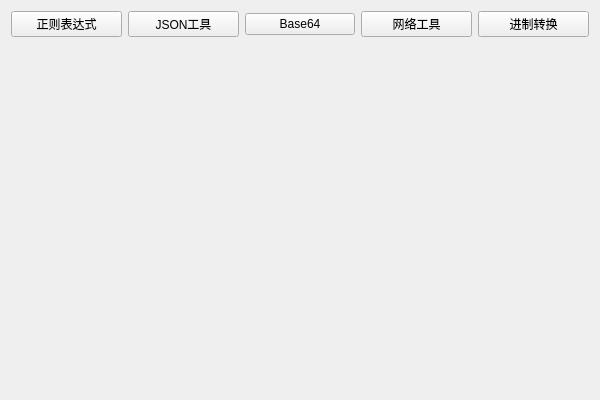
<?xml version="1.0" encoding="UTF-8"?>
<ui version="4.0">
 <class>DevToolsClass</class>
 <widget class="QMainWindow" name="DevToolsClass">
  <property name="geometry">
   <rect>
    <x>0</x>
    <y>0</y>
    <width>600</width>
    <height>400</height>
   </rect>
  </property>
  <property name="windowTitle">
   <string>DevTools</string>
  </property>
  <property name="windowIcon">
   <iconset resource="devtools.qrc">
    <normaloff>:/images/DevTools.svg</normaloff>:/images/DevTools.svg</iconset>
  </property>
  <widget class="QWidget" name="centralWidget">
   <layout class="QGridLayout" name="gridLayout_2">
    <item row="0" column="0" rowspan="2" colspan="2">
     <layout class="QGridLayout" name="gridLayout">
      <item row="0" column="1">
       <widget class="QPushButton" name="btn_json">
        <property name="text">
         <string>JSON工具</string>
        </property>
       </widget>
      </item>
      <item row="0" column="4">
       <widget class="QPushButton" name="btn_digit">
        <property name="text">
         <string>进制转换</string>
        </property>
       </widget>
      </item>
      <item row="0" column="0">
       <widget class="QPushButton" name="btn_regex">
        <property name="text">
         <string>正则表达式</string>
        </property>
       </widget>
      </item>
      <item row="0" column="2">
       <widget class="QPushButton" name="btn_base64">
        <property name="text">
         <string>Base64</string>
        </property>
       </widget>
      </item>
      <item row="1" column="0">
       <spacer name="verticalSpacer">
        <property name="orientation">
         <enum>Qt::Vertical</enum>
        </property>
        <property name="sizeHint" stdset="0">
         <size>
          <width>20</width>
          <height>40</height>
         </size>
        </property>
       </spacer>
      </item>
      <item row="0" column="3">
       <widget class="QPushButton" name="btn_net">
        <property name="text">
         <string>网络工具</string>
        </property>
       </widget>
      </item>
     </layout>
    </item>
   </layout>
  </widget>
 </widget>
 <layoutdefault spacing="6" margin="11"/>
 <resources>
  <include location="devtools.qrc"/>
 </resources>
 <connections/>
</ui>
